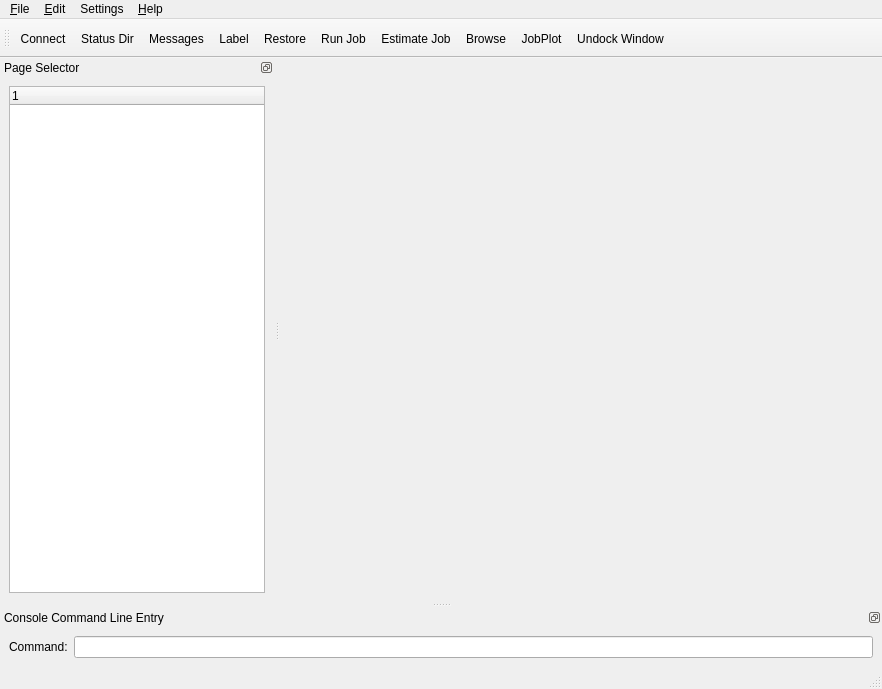
<ui version="4.0" >
 <author>Kern Sibbald</author>
 <class>MainForm</class>
 <widget class="QMainWindow" name="MainForm" >
  <property name="geometry" >
   <rect>
    <x>0</x>
    <y>0</y>
    <width>882</width>
    <height>689</height>
   </rect>
  </property>
  <property name="windowTitle" >
   <string>bat - Bacula Admin Tool</string>
  </property>
  <property name="windowIcon" >
   <iconset resource="main.qrc" >:/images/bat.png</iconset>
  </property>
  <property name="toolTip" >
   <string/>
  </property>
  <property name="statusTip" >
   <string>Bacula Administration Tool</string>
  </property>
  <property name="whatsThis" >
   <string>It's a Dock widget to allow page selection</string>
  </property>
  <widget class="QWidget" name="centralwidget" >
   <layout class="QGridLayout" >
    <property name="margin" >
     <number>9</number>
    </property>
    <property name="spacing" >
     <number>6</number>
    </property>
    <item row="0" column="0" >
     <widget class="QStackedWidget" name="stackedWidget" >
      <property name="sizePolicy" >
       <sizepolicy>
        <hsizetype>7</hsizetype>
        <vsizetype>7</vsizetype>
        <horstretch>1</horstretch>
        <verstretch>0</verstretch>
       </sizepolicy>
      </property>
      <property name="sizeIncrement" >
       <size>
        <width>1</width>
        <height>0</height>
       </size>
      </property>
      <property name="focusPolicy" >
       <enum>Qt::StrongFocus</enum>
      </property>
      <property name="toolTip" >
       <string/>
      </property>
      <property name="statusTip" >
       <string/>
      </property>
      <property name="currentIndex" >
       <number>-1</number>
      </property>
     </widget>
    </item>
   </layout>
  </widget>
  <widget class="QMenuBar" name="menubar" >
   <property name="geometry" >
    <rect>
     <x>0</x>
     <y>0</y>
     <width>882</width>
     <height>26</height>
    </rect>
   </property>
   <widget class="QMenu" name="menuEdit" >
    <property name="title" >
     <string>&amp;Edit</string>
    </property>
    <addaction name="actionCopy" />
    <addaction name="actionCut" />
    <addaction name="actionPaste" />
   </widget>
   <widget class="QMenu" name="menuSettings" >
    <property name="title" >
     <string>Settings</string>
    </property>
    <addaction name="actionPreferences" />
    <addaction name="actionSelectFont" />
   </widget>
   <widget class="QMenu" name="menuHelp" >
    <property name="title" >
     <string>&amp;Help</string>
    </property>
    <addaction name="actionBat_Help" />
    <addaction name="actionAbout_bat" />
   </widget>
   <widget class="QMenu" name="menuFile" >
    <property name="title" >
     <string>&amp;File</string>
    </property>
    <addaction name="actionPrint" />
    <addaction name="actionSave" />
    <addaction name="actionQuit" />
   </widget>
   <addaction name="menuFile" />
   <addaction name="menuEdit" />
   <addaction name="menuSettings" />
   <addaction name="menuHelp" />
  </widget>
  <widget class="QStatusBar" name="statusbar" >
   <property name="toolTip" >
    <string>Current Status</string>
   </property>
   <property name="statusTip" >
    <string>Current Status</string>
   </property>
  </widget>
  <widget class="QToolBar" name="toolBar" >
   <property name="minimumSize" >
    <size>
     <width>51</width>
     <height>39</height>
    </size>
   </property>
   <property name="toolTip" >
    <string>Tool Bar</string>
   </property>
   <property name="orientation" >
    <enum>Qt::Horizontal</enum>
   </property>
   <attribute name="toolBarArea" >
    <number>4</number>
   </attribute>
   <addaction name="actionConnect" />
   <addaction name="actionStatusDir" />
   <addaction name="actionMessages" />
   <addaction name="actionLabel" />
   <addaction name="actionRestore" />
   <addaction name="actionRun" />
   <addaction name="actionEstimate" />
   <addaction name="actionBrowse" />
   <addaction name="actionJobPlot" />
   <addaction name="actionUndock" />
  </widget>
  <widget class="QDockWidget" name="dockWidget" >
   <property name="sizePolicy" >
    <sizepolicy>
     <hsizetype>5</hsizetype>
     <vsizetype>7</vsizetype>
     <horstretch>0</horstretch>
     <verstretch>1</verstretch>
    </sizepolicy>
   </property>
   <property name="minimumSize" >
    <size>
     <width>50</width>
     <height>100</height>
    </size>
   </property>
   <property name="maximumSize" >
    <size>
     <width>16777215</width>
     <height>16777215</height>
    </size>
   </property>
   <property name="focusPolicy" >
    <enum>Qt::StrongFocus</enum>
   </property>
   <property name="toolTip" >
    <string/>
   </property>
   <property name="statusTip" >
    <string/>
   </property>
   <property name="floating" >
    <bool>false</bool>
   </property>
   <property name="features" >
    <set>QDockWidget::DockWidgetFloatable|QDockWidget::DockWidgetMovable|QDockWidget::NoDockWidgetFeatures</set>
   </property>
   <property name="allowedAreas" >
    <set>Qt::AllDockWidgetAreas</set>
   </property>
   <property name="windowTitle" >
    <string>Page Selector</string>
   </property>
   <attribute name="dockWidgetArea" >
    <number>1</number>
   </attribute>
   <widget class="QWidget" name="dockWidgetContents" >
    <layout class="QGridLayout" >
     <property name="margin" >
      <number>9</number>
     </property>
     <property name="spacing" >
      <number>6</number>
     </property>
     <item row="0" column="0" >
      <widget class="QTreeWidget" name="treeWidget" >
       <property name="sizePolicy" >
        <sizepolicy>
         <hsizetype>5</hsizetype>
         <vsizetype>7</vsizetype>
         <horstretch>1</horstretch>
         <verstretch>1</verstretch>
        </sizepolicy>
       </property>
       <property name="minimumSize" >
        <size>
         <width>0</width>
         <height>0</height>
        </size>
       </property>
       <property name="maximumSize" >
        <size>
         <width>16777215</width>
         <height>16777215</height>
        </size>
       </property>
       <property name="sizeIncrement" >
        <size>
         <width>0</width>
         <height>0</height>
        </size>
       </property>
       <property name="focusPolicy" >
        <enum>Qt::StrongFocus</enum>
       </property>
       <property name="toolTip" >
        <string>Selects panel window</string>
       </property>
       <property name="statusTip" >
        <string>Use items in this tree to select what window is in panel</string>
       </property>
       <property name="autoFillBackground" >
        <bool>true</bool>
       </property>
      </widget>
     </item>
    </layout>
   </widget>
  </widget>
  <widget class="QDockWidget" name="dockWidget_2" >
   <property name="toolTip" >
    <string>Console Entry</string>
   </property>
   <property name="statusTip" >
    <string>Enter a bacula command</string>
   </property>
   <property name="whatsThis" >
    <string>Console Command entry Dock Widget</string>
   </property>
   <property name="features" >
    <set>QDockWidget::DockWidgetFloatable|QDockWidget::DockWidgetMovable|QDockWidget::NoDockWidgetFeatures</set>
   </property>
   <property name="allowedAreas" >
    <set>Qt::BottomDockWidgetArea|Qt::NoDockWidgetArea|Qt::TopDockWidgetArea</set>
   </property>
   <property name="windowTitle" >
    <string>Console Command Line Entry</string>
   </property>
   <attribute name="dockWidgetArea" >
    <number>8</number>
   </attribute>
   <widget class="QWidget" name="dockWidgetContents_2" >
    <layout class="QGridLayout" >
     <property name="margin" >
      <number>9</number>
     </property>
     <property name="spacing" >
      <number>6</number>
     </property>
     <item row="0" column="0" >
      <layout class="QHBoxLayout" >
       <property name="margin" >
        <number>0</number>
       </property>
       <property name="spacing" >
        <number>6</number>
       </property>
       <item>
        <widget class="QLabel" name="label" >
         <property name="text" >
          <string>Command:</string>
         </property>
        </widget>
       </item>
       <item>
        <widget class="QLineEdit" name="lineEdit" >
         <property name="statusTip" >
          <string>Click here to enter command</string>
         </property>
        </widget>
       </item>
      </layout>
     </item>
    </layout>
   </widget>
  </widget>
  <action name="actionQuit" >
   <property name="text" >
    <string>&amp;Quit</string>
   </property>
   <property name="shortcut" >
    <string>Ctrl+Q</string>
   </property>
  </action>
  <action name="actionAbout_bat" >
   <property name="icon" >
    <iconset resource="main.qrc" >:/images/bat.png</iconset>
   </property>
   <property name="text" >
    <string>&amp;About bat</string>
   </property>
  </action>
  <action name="actionCopy" >
   <property name="icon" >
    <iconset resource="main.qrc" >:/images/copy.png</iconset>
   </property>
   <property name="text" >
    <string>&amp;Copy</string>
   </property>
  </action>
  <action name="actionCut" >
   <property name="icon" >
    <iconset resource="main.qrc" >:/images/cut.png</iconset>
   </property>
   <property name="text" >
    <string>Cu&amp;t</string>
   </property>
  </action>
  <action name="actionNew" >
   <property name="icon" >
    <iconset resource="main.qrc" >:/images/new.png</iconset>
   </property>
   <property name="text" >
    <string>new</string>
   </property>
  </action>
  <action name="actionOpen" >
   <property name="icon" >
    <iconset resource="main.qrc" >:/images/open.png</iconset>
   </property>
   <property name="text" >
    <string>open</string>
   </property>
  </action>
  <action name="actionPaste" >
   <property name="icon" >
    <iconset resource="main.qrc" >:/images/paste.png</iconset>
   </property>
   <property name="text" >
    <string>&amp;Paste</string>
   </property>
  </action>
  <action name="actionPrint" >
   <property name="icon" >
    <iconset resource="main.qrc" >:/images/print.png</iconset>
   </property>
   <property name="text" >
    <string>&amp;Print</string>
   </property>
   <property name="statusTip" >
    <string>Print</string>
   </property>
  </action>
  <action name="actionSave" >
   <property name="icon" >
    <iconset resource="main.qrc" >:/images/save.png</iconset>
   </property>
   <property name="text" >
    <string>&amp;Save</string>
   </property>
   <property name="statusTip" >
    <string>Save (not implemented)</string>
   </property>
  </action>
  <action name="actionConnect" >
   <property name="icon" >
    <iconset resource="main.qrc" >:/images/disconnected.png</iconset>
   </property>
   <property name="text" >
    <string>Connect</string>
   </property>
   <property name="statusTip" >
    <string>Connect/disconnect</string>
   </property>
  </action>
  <action name="actionLabel" >
   <property name="icon" >
    <iconset resource="main.qrc" >:/images/label.png</iconset>
   </property>
   <property name="text" >
    <string>Label</string>
   </property>
   <property name="toolTip" >
    <string>Label a Volume</string>
   </property>
   <property name="statusTip" >
    <string>Label a Volume</string>
   </property>
  </action>
  <action name="actionRestore" >
   <property name="icon" >
    <iconset resource="main.qrc" >:/images/restore.png</iconset>
   </property>
   <property name="text" >
    <string>Restore</string>
   </property>
   <property name="statusTip" >
    <string>Restore Files</string>
   </property>
  </action>
  <action name="actionRun" >
   <property name="checked" >
    <bool>false</bool>
   </property>
   <property name="icon" >
    <iconset resource="main.qrc" >:/images/run.png</iconset>
   </property>
   <property name="text" >
    <string>Run Job</string>
   </property>
   <property name="iconText" >
    <string>Run Job</string>
   </property>
   <property name="toolTip" >
    <string>Run Job</string>
   </property>
   <property name="statusTip" >
    <string>Run a Job</string>
   </property>
  </action>
  <action name="actionEstimate" >
   <property name="checked" >
    <bool>false</bool>
   </property>
   <property name="icon" >
    <iconset resource="main.qrc" >:/images/estimate-job.svg</iconset>
   </property>
   <property name="text" >
    <string>Estimate Job</string>
   </property>
   <property name="iconText" >
    <string>Estimate Job</string>
   </property>
   <property name="toolTip" >
    <string>Estimate Job</string>
   </property>
   <property name="statusTip" >
    <string>Estimate a Job</string>
   </property>
  </action>
  <action name="actionStatusDir" >
   <property name="icon" >
    <iconset resource="main.qrc" >:/images/status.png</iconset>
   </property>
   <property name="text" >
    <string comment="Query status of director" >Status Dir</string>
   </property>
   <property name="iconText" >
    <string>Status Dir</string>
   </property>
   <property name="toolTip" >
    <string>Query status of director</string>
   </property>
   <property name="statusTip" >
    <string>Query status of director</string>
   </property>
   <property name="autoRepeat" >
    <bool>true</bool>
   </property>
  </action>
  <action name="actionSelectFont" >
   <property name="text" >
    <string>&amp;Select Font ...</string>
   </property>
  </action>
  <action name="actionUndock" >
   <property name="icon" >
    <iconset resource="main.qrc" >:/images/up.png</iconset>
   </property>
   <property name="text" >
    <string>Undock Window</string>
   </property>
   <property name="statusTip" >
    <string>Undock Current Window</string>
   </property>
  </action>
  <action name="actionToggleDock" >
   <property name="icon" >
    <iconset resource="main.qrc" >:/images/up.png</iconset>
   </property>
   <property name="text" >
    <string>ToggleDock</string>
   </property>
   <property name="toolTip" >
    <string>Toggle Dock Status</string>
   </property>
   <property name="statusTip" >
    <string>Toggle Dock Status</string>
   </property>
  </action>
  <action name="actionClosePage" >
   <property name="icon" >
    <iconset resource="main.qrc" >:/images/unmark.png</iconset>
   </property>
   <property name="text" >
    <string>Close Page</string>
   </property>
   <property name="statusTip" >
    <string>Close The Current Page</string>
   </property>
  </action>
  <action name="actionMessages" >
   <property name="icon" >
    <iconset resource="main.qrc" >:/images/mail-message-new.svg</iconset>
   </property>
   <property name="text" >
    <string>Messages</string>
   </property>
   <property name="statusTip" >
    <string>Display any messages queued at the director</string>
   </property>
   <property name="autoRepeat" >
    <bool>false</bool>
   </property>
  </action>
  <action name="actionPreferences" >
   <property name="text" >
    <string>&amp;Preferences ...</string>
   </property>
   <property name="iconText" >
    <string>Set Preferences</string>
   </property>
   <property name="toolTip" >
    <string>Set Preferences</string>
   </property>
  </action>
  <action name="actionBat_Help" >
   <property name="icon" >
    <iconset resource="main.qrc" >:/images/help-browser.svg</iconset>
   </property>
   <property name="text" >
    <string>bat &amp;Help</string>
   </property>
  </action>
  <action name="actionBrowse" >
   <property name="icon" >
    <iconset resource="main.qrc" >:/images/browse.png</iconset>
   </property>
   <property name="text" >
    <string>Browse</string>
   </property>
  </action>
  <action name="actionJobPlot" >
   <property name="icon" >
    <iconset resource="main.qrc" >:/images/graph1.png</iconset>
   </property>
   <property name="text" >
    <string>JobPlot</string>
   </property>
  </action>
 </widget>
 <resources>
  <include location="main.qrc" />
 </resources>
 <connections/>
</ui>
